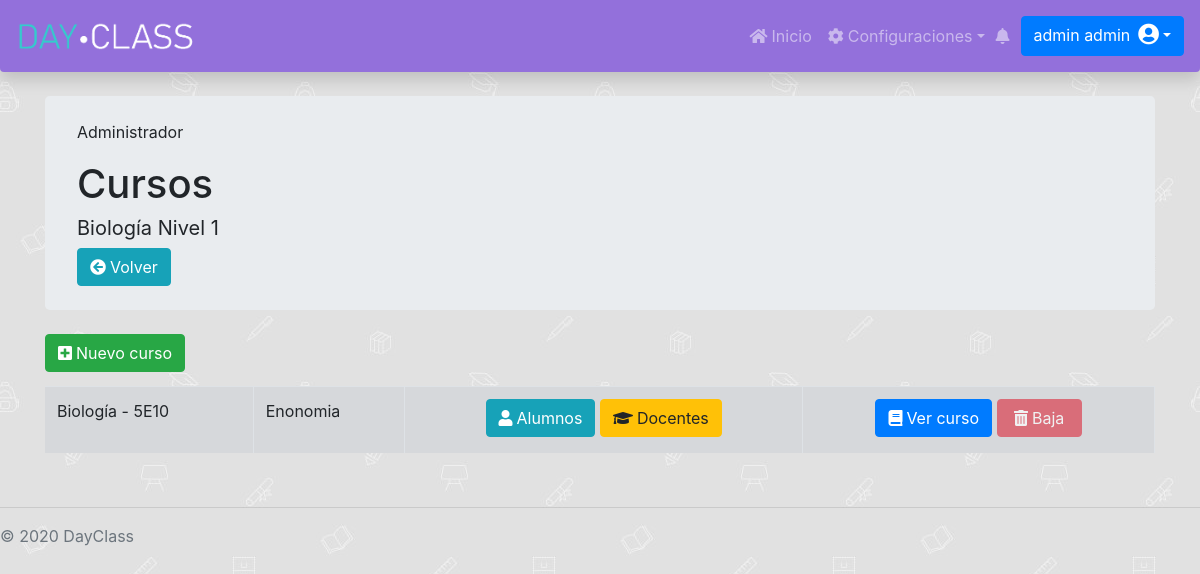
The app's page /Administrador/MateriaCurso/Curso/admCurso.php?id=9 (signed in) with its own data.
### tables this page shows
CREATE TABLE `materia` (
  `id` int(11) NOT NULL AUTO_INCREMENT,
  `fechaAltaMateria` date DEFAULT NULL,
  `fechaBajaMateria` date DEFAULT NULL,
  `nivelMateria` int(11) NOT NULL,
  `nombreMateria` varchar(255) DEFAULT NULL,
  `cargaHorariaMateria` int(11) DEFAULT NULL,
  PRIMARY KEY (`id`)
);

CREATE TABLE `curso` (
  `id` int(11) NOT NULL AUTO_INCREMENT,
  `fechaDesdeCurActual` date DEFAULT NULL,
  `fechaHastaCurActul` date DEFAULT NULL,
  `nombreCurso` varchar(255) DEFAULT NULL,
  `division_id` int(11) DEFAULT NULL,
  `materia_id` int(11) DEFAULT NULL,
  `fechaDesdeCursado` date DEFAULT NULL,
  `fechaHastaCursado` date DEFAULT NULL,
  PRIMARY KEY (`id`),
  KEY `FKb0pu5rd27n5ld9n4oamd62dwj` (`division_id`),
  KEY `FK48osbikkitlflgwqf0vh8qt7j` (`materia_id`)
);

CREATE TABLE `modalidad` (
  `id` int(11) NOT NULL AUTO_INCREMENT,
  `fechaAltaModalidad` date DEFAULT NULL,
  `fechaBajaModalidad` date DEFAULT NULL,
  `nombre` varchar(255) DEFAULT NULL,
  PRIMARY KEY (`id`)
);

### Administrador/MateriaCurso/Curso/admCurso.php (the view, shortened to what this page needs)
<?php
include "../../../databaseConection.php";
$currentDateTime = date('Y-m-d');
$id_materia = $_GET["id"];
$materia = $con->query("SELECT * FROM materia WHERE id = '$id_materia'")->fetch_assoc();
?>
<link rel="stylesheet" href="../../../styleCards.css">
<link rel="stylesheet" href="https://cdnjs.cloudflare.com/ajax/libs/twitter-bootstrap/4.1.3/css/bootstrap.css">
<link rel="stylesheet" href="https://cdn.datatables.net/1.10.21/css/dataTables.bootstrap4.min.css">
<div class="container ">
    <div class="jumbotron my-4 py-4">
        <p class="card-text">Administrador</p>
        <h1>Cursos</h1>
        <h5 class="font-weight-normal"><?php echo $materia['nombreMateria']." Nivel ".$materia['nivelMateria']; ?></h5>
        <a href="/DayClass/Administrador/MateriaCurso/Materia/admMateria.php" class="btn btn-info"><i class="fa fa-arrow-circle-left mr-1"></i>Volver</a>
    </div>
    <div class="my-2">
    <a href="" class="btn btn-success" data-toggle="modal" data-target="#staticBackdrop1"><i class="fa fa-plus-square mr-1"></i>Nuevo curso </a>
    </div>
    <div class="my-2 table-responsive">
        <table id="dataTable" class="table table-secondary table-bordered table-hover">
            <tbody>
                <?php
                $consulta1 = $con->query("SELECT * FROM curso WHERE materia_id = '$id_materia' AND `fechaHastaCurActul` IS NULL");
                if(($consulta1->num_rows)== 0){
                    echo "<div class='alert alert-warning' role='alert'>
                        <h5><i class='fa fa-exclamation-circle mr-2'></i>No hay cursos creados para esta materia.</h5>
                    </div>";
                }else{
                while ($resultadoCurso = $consulta1->fetch_assoc()) {
                    $division = $resultadoCurso['division_id'];
                    $consulta2 =  $con->query("SELECT * FROM division WHERE id = '$division'");
                    $resultado2 = $consulta2->fetch_assoc();
                    $modalidad = $resultado2['modalidad_id'];
                    $consulta3 = $con->query("SELECT * FROM modalidad WHERE id = '$modalidad'");
                    $resultado3 = $consulta3->fetch_assoc();
                    $id = $resultadoCurso["id"];
                    $urlEditarCurso = "verCurso.php?id_curso=$id";
                    $urlBajaCurso = "bajaCurso.php?id=$id";
                    $nombreCurso = $resultadoCurso['nombreCurso'];
                    $fechaDesdeCursado = $resultadoCurso['fechaDesdeCursado'];
                    $fechaHastaCursado = $resultadoCurso['fechaHastaCursado'];
                    $classHabilitado = "btn btn-danger mb-1";
                    if($fechaDesdeCursado != null && $fechaHastaCursado != null) {
                        if($fechaHastaCursado >= $currentDateTime){
                            $consultaAlumnos = $con->query("SELECT * FROM `alumnocursoactual` WHERE `fechaDesdeAlumCurAc` = '$fechaDesdeCursado' AND `fechaHastaAlumCurAc` = '$fechaHastaCursado'  AND `curso_id` = '$id' ");
                            if(mysqli_num_rows($consultaAlumnos) == 0 ){
                                $classHabilitado = "btn btn-danger mb-1";
                            }else{
                                $classHabilitado = "btn btn-danger mb-1 disabled";
                            }
                        }else{
                            $classHabilitado = "btn btn-danger mb-1";
                        }
                    }
                    echo "<tr>
                    <td>" . $nombreCurso . "</td>
                    <td>" . $resultado3['nombre'] . "</td>
                    <td class='text-center'>
                        <a class='btn btn-info mb-1' data-emp-id=" . $id . " href='alumnosCurso.php?id=$id'><i class=' fa fa-user mr-1'></i>Alumnos</a>
                        <a class='btn btn-warning mb-1' data-emp-id=" . $id . " href='docentesCurso.php?id=$id'><i class=' fa fa-graduation-cap mr-1'></i>Docentes</a>
                    </td>
                    <td class='text-center'>
                        <a class='btn btn-primary mb-1' data-emp-id=" . $id . " onclick='' href='$urlEditarCurso'><i class='fa fa-book mr-1'></i>Ver curso</a>
                        <a class='$classHabilitado' data-emp-id=" . $id . " onclick='return confirmDelete()' href='$urlBajaCurso' style='width:85px'><i class='fa fa-trash mr-1'></i>Baja</a>
                    </td>
                    </tr>";
                }
                }
                ?>
            </tbody>
        </table>
    </div>
</div>

### DayClassStyle.css (style rules this page uses)
.dayclassnav { background-color: mediumpurple; }
.abajo-pagina { position: absolute; bottom: auto; width: 100%; }
body { padding-top: 4.5rem; background-image: url("/DayClass/images/school.jpg"); background-repeat: repeat; background-attachment: fixed; }

### records on screen
materia: nombreMateria "Biología", nivelMateria "1"
curso: nombreCurso "Biología - 5E10", modalidad.nombre "Enonomia"
